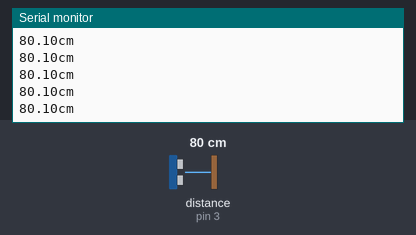
Bench run of a sketch on a simulated Arduino Uno, built with avr-gcc and run on an emulated ATmega328P. On the bench: the last lines printed to the serial monitor. Wiring (inferred from the names in the program): ultrasonic range finder: trigger pin 2; echo pin 3. The inputs (shaded band) are chosen by the test bench; at power-on: distance to the obstacle (sensor on pin 3) 80 cm. The echo pulse lasts 58.3 µs per cm.

Above: at 1.2 s.
1.3 s: distance to the obstacle (sensor on pin 3) set to 120 cm
At 1.8 s:
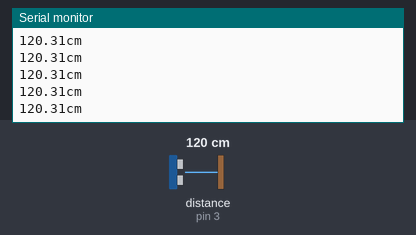
4.3 s: distance to the obstacle (sensor on pin 3) set to 299 cm
At 5.3 s:
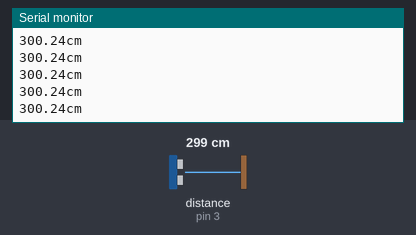
Timing chart, 0 to 7.3 s (numbered marks = the images above; inputs shaded):
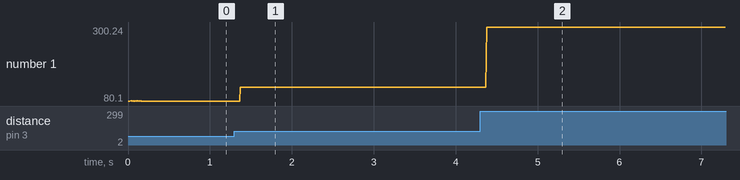

Measured:
- after the input at 1.3 s, the serial monitor: prints a new line after 0.07 s (image 1)
- after the input at 4.3 s, the serial monitor: prints a new line after 0.08 s (image 2)
- plotted number 1: 80.1 → 120.31 after the input at 1.3 s, 120.31 → 300.24 after the input at 4.3 s

The sketch:

06_02_ultrasonic.ino
```cpp
const int TrigPin = 2;   // 定义超声波Trig引脚连接到D2引脚
const int EchoPin = 3; // 定义超声波Echo引脚连接到D3引脚

void setup() {
  Serial.begin(9600);  //设置串口波特率
  pinMode(TrigPin, OUTPUT);  //设置D2引脚为输出模式
  pinMode(EchoPin, INPUT);  //设置D3引脚为输入模式

}

void loop() {
  float distance;   // 定义变量，保存距离
  digitalWrite(TrigPin, LOW);   //Trig引脚拉低，准备生成触发脉冲
  delayMicroseconds(2);        //延时2ms
  digitalWrite(TrigPin, HIGH);  //Trig引脚拉高
  delayMicroseconds(10);     //延时10ms
  digitalWrite(TrigPin, LOW);  //Trig引脚拉低，生成触发脉冲完毕
  distance = pulseIn(EchoPin, HIGH) / 58.0;  //获得距离
  Serial.print(distance);     //串口输出超声波检测的距离
  Serial.println("cm");

}
```
